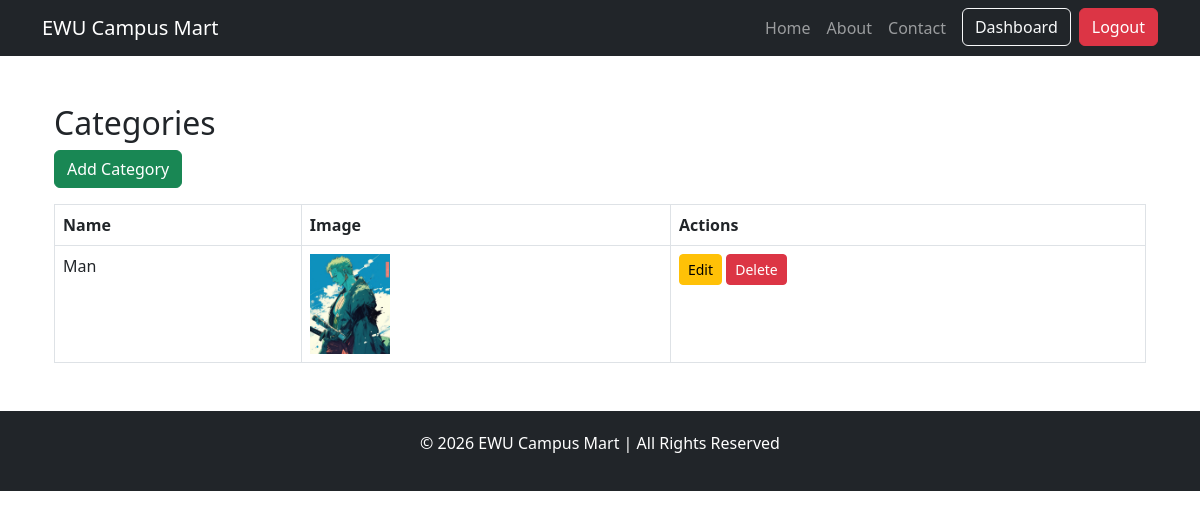
The page /seller/categories/ (signed in) on the database as committed earlier.
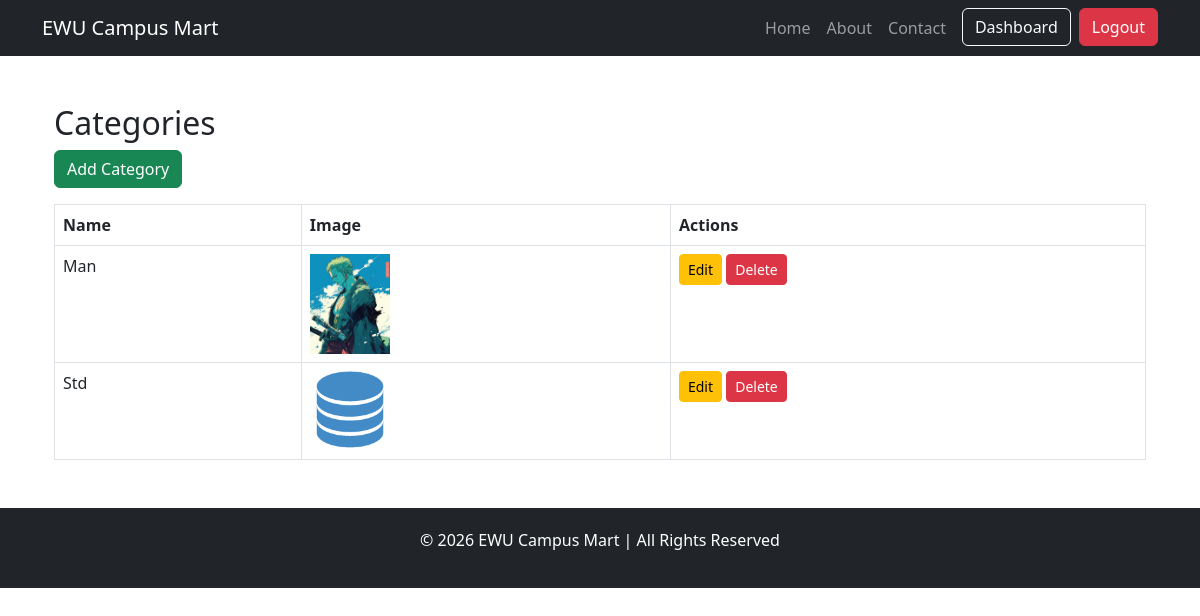
The same page on the database as committed later.
### products/models.py (models this page shows, shortened)
class Category(BaseModel):
    category_name = models.CharField(max_length=100)
    slug = models.SlugField(unique=True , null=True , blank=True)
    category_image = models.ImageField(upload_to="categories")

### seller/middlewares.py (the view)
    def wrapped_view(request, *args, **kwargs):
        if not request.user.is_authenticated or not request.user.is_seller:
            return redirect("seller-login")
        return view_func(request, *args, **kwargs)

### seller/views.py (called while the page is built)
@auth
def seller_categories(request):
    categories = Category.objects.all()
    return render(request, 'categories.html', {'categories': categories})

### seller/templates/categories.html
{% extends "seller_base.html" %}
{% block content %}
<div class="container mt-5">
    <h2>Categories</h2>
    <a href="{% url 'add-category' %}" class="btn btn-success mb-3">
        Add Category
    </a>
    <table class="table table-bordered">
        <tr>
            <th>Name</th>
            <th>Image</th>
            <th>Actions</th>
        </tr>
        {% for category in categories %}
        <tr>
            <td>{{ category.category_name }}</td>
            <td>
                {% if category.category_image %}
                    <img src="{{ category.category_image.url }}" width="80">
                {% endif %}
            </td>
            <td>
                <a href="{% url 'edit-category' category.uid %}" class="btn btn-warning btn-sm">Edit</a>
                <a href="{% url 'delete-category' category.uid %}" class="btn btn-danger btn-sm">Delete</a>
            </td>
        </tr>
        {% endfor %}
    </table>
</div>
{% endblock %}

Rows that differ between the two databases and show on the page:
added Category: category_name "Std", category_image (picture)
